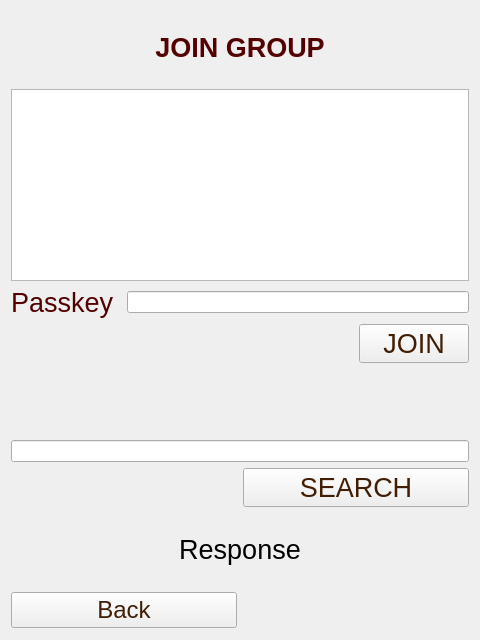
<?xml version="1.0" encoding="UTF-8"?>
<ui version="4.0">
 <class>JoinGroup</class>
 <widget class="QWidget" name="JoinGroup">
  <property name="geometry">
   <rect>
    <x>0</x>
    <y>0</y>
    <width>480</width>
    <height>640</height>
   </rect>
  </property>
  <property name="windowTitle">
   <string>Form</string>
  </property>
  <property name="styleSheet">
   <string notr="true">background-image: url(:/game/jackpots/jackpots/woodBG2.jpg);</string>
  </property>
  <layout class="QGridLayout" name="gridLayout">
   <item row="0" column="0" colspan="4">
    <widget class="QLabel" name="label">
     <property name="sizePolicy">
      <sizepolicy hsizetype="Preferred" vsizetype="MinimumExpanding">
       <horstretch>0</horstretch>
       <verstretch>0</verstretch>
      </sizepolicy>
     </property>
     <property name="font">
      <font>
       <pointsize>20</pointsize>
       <weight>75</weight>
       <bold>true</bold>
      </font>
     </property>
     <property name="styleSheet">
      <string notr="true">color: rgb(85, 0, 0);</string>
     </property>
     <property name="text">
      <string>JOIN GROUP</string>
     </property>
     <property name="alignment">
      <set>Qt::AlignCenter</set>
     </property>
    </widget>
   </item>
   <item row="1" column="0" colspan="4">
    <widget class="QListWidget" name="listOfGroups">
     <property name="font">
      <font>
       <pointsize>15</pointsize>
      </font>
     </property>
     <property name="styleSheet">
      <string notr="true">color: rgb(66, 30, 4);</string>
     </property>
    </widget>
   </item>
   <item row="2" column="0">
    <widget class="QLabel" name="passkeyLabel">
     <property name="font">
      <font>
       <pointsize>20</pointsize>
      </font>
     </property>
     <property name="styleSheet">
      <string notr="true">color: rgb(85, 0, 0);</string>
     </property>
     <property name="text">
      <string>Passkey</string>
     </property>
    </widget>
   </item>
   <item row="2" column="1" colspan="3">
    <widget class="QLineEdit" name="passkey">
     <property name="sizePolicy">
      <sizepolicy hsizetype="Expanding" vsizetype="Maximum">
       <horstretch>0</horstretch>
       <verstretch>10</verstretch>
      </sizepolicy>
     </property>
     <property name="styleSheet">
      <string notr="true">color: rgb(66, 30, 4);</string>
     </property>
    </widget>
   </item>
   <item row="3" column="0" colspan="3">
    <spacer name="horizontalSpacer">
     <property name="orientation">
      <enum>Qt::Horizontal</enum>
     </property>
     <property name="sizeHint" stdset="0">
      <size>
       <width>342</width>
       <height>28</height>
      </size>
     </property>
    </spacer>
   </item>
   <item row="3" column="3">
    <widget class="QPushButton" name="join">
     <property name="font">
      <font>
       <pointsize>20</pointsize>
      </font>
     </property>
     <property name="styleSheet">
      <string notr="true">color: rgb(66, 30, 4);</string>
     </property>
     <property name="text">
      <string>JOIN</string>
     </property>
    </widget>
   </item>
   <item row="4" column="0" colspan="4">
    <spacer name="verticalSpacer">
     <property name="orientation">
      <enum>Qt::Vertical</enum>
     </property>
     <property name="sizeHint" stdset="0">
      <size>
       <width>458</width>
       <height>65</height>
      </size>
     </property>
    </spacer>
   </item>
   <item row="5" column="0" colspan="4">
    <widget class="QLineEdit" name="groupName">
     <property name="sizePolicy">
      <sizepolicy hsizetype="Expanding" vsizetype="Maximum">
       <horstretch>0</horstretch>
       <verstretch>10</verstretch>
      </sizepolicy>
     </property>
    </widget>
   </item>
   <item row="6" column="2" colspan="2">
    <widget class="QPushButton" name="search">
     <property name="font">
      <font>
       <pointsize>20</pointsize>
      </font>
     </property>
     <property name="styleSheet">
      <string notr="true">color: rgb(66, 30, 4);</string>
     </property>
     <property name="text">
      <string>SEARCH</string>
     </property>
     <property name="icon">
      <iconset resource="resources.qrc">
       <normaloff>:/buttons/icons/icons/search.png</normaloff>:/buttons/icons/icons/search.png</iconset>
     </property>
     <property name="iconSize">
      <size>
       <width>40</width>
       <height>40</height>
      </size>
     </property>
    </widget>
   </item>
   <item row="7" column="0" colspan="4">
    <widget class="QLabel" name="response">
     <property name="sizePolicy">
      <sizepolicy hsizetype="MinimumExpanding" vsizetype="MinimumExpanding">
       <horstretch>0</horstretch>
       <verstretch>0</verstretch>
      </sizepolicy>
     </property>
     <property name="font">
      <font>
       <pointsize>20</pointsize>
      </font>
     </property>
     <property name="text">
      <string>Response</string>
     </property>
     <property name="alignment">
      <set>Qt::AlignCenter</set>
     </property>
    </widget>
   </item>
   <item row="8" column="0" colspan="2">
    <widget class="QPushButton" name="backB">
     <property name="font">
      <font>
       <pointsize>18</pointsize>
       <weight>50</weight>
       <bold>false</bold>
      </font>
     </property>
     <property name="styleSheet">
      <string notr="true">color: rgb(66, 30, 4);</string>
     </property>
     <property name="text">
      <string>Back</string>
     </property>
     <property name="icon">
      <iconset resource="resources.qrc">
       <normaloff>:/buttons/icons/icons/back.png</normaloff>:/buttons/icons/icons/back.png</iconset>
     </property>
     <property name="iconSize">
      <size>
       <width>40</width>
       <height>40</height>
      </size>
     </property>
    </widget>
   </item>
   <item row="8" column="2" colspan="2">
    <spacer name="horizontalSpacer_2">
     <property name="orientation">
      <enum>Qt::Horizontal</enum>
     </property>
     <property name="sizeHint" stdset="0">
      <size>
       <width>225</width>
       <height>38</height>
      </size>
     </property>
    </spacer>
   </item>
  </layout>
 </widget>
 <resources>
  <include location="resources.qrc"/>
 </resources>
 <connections/>
</ui>
